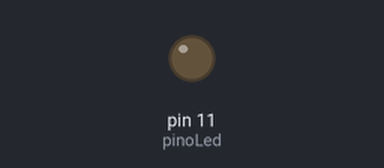
Simulated run of this sketch. Board: Arduino Uno, built with avr-gcc and run on an emulated ATmega328P. On the bench: output pins drawn as LEDs (lit = HIGH).

Above: at 0.3 s.
At 8.5 s:
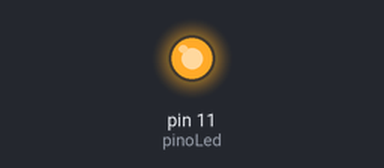
Timing chart, 0 to 9.0 s (numbered marks = the images above):
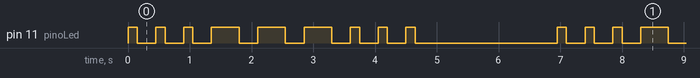

Measured:
- by itself, pin 11 (pinoLed): repeats every 7.0 s: 2 × (LOW 0.30 s, HIGH 0.15 s), 3 × (LOW 0.30 s, HIGH 0.45 s), 3 × (LOW 0.30 s, HIGH 0.15 s), LOW 2.3 s, HIGH 0.15 s
- by itself, everything shown: repeats every 7.0 s, in 18 steps

The sketch:

sosluminoso.ino
```cpp
// Programa: SOS luminoso
// Matheus Ikenaga
// 2021-11-15


int pinoLed = 11;

void setup() {
  pinMode(pinoLed,OUTPUT);
}

void loop() {

  //S (...)
  for (int x = 0; x<3; x++)
  {
    digitalWrite(11, HIGH);
    delay(150);
    digitalWrite(11, LOW);
    delay(300);
  }

  //S (...)
  for (int x = 0; x<3; x++)
  {
    digitalWrite(11, HIGH);
    delay(450);
    digitalWrite(11, LOW);
    delay(300);
  }

  //S (...)
  for (int x = 0; x<3; x++)
  {
    digitalWrite(11, HIGH);
    delay(150);
    digitalWrite(11, LOW);
    delay(300);
  }

  delay(2000);

}
```
